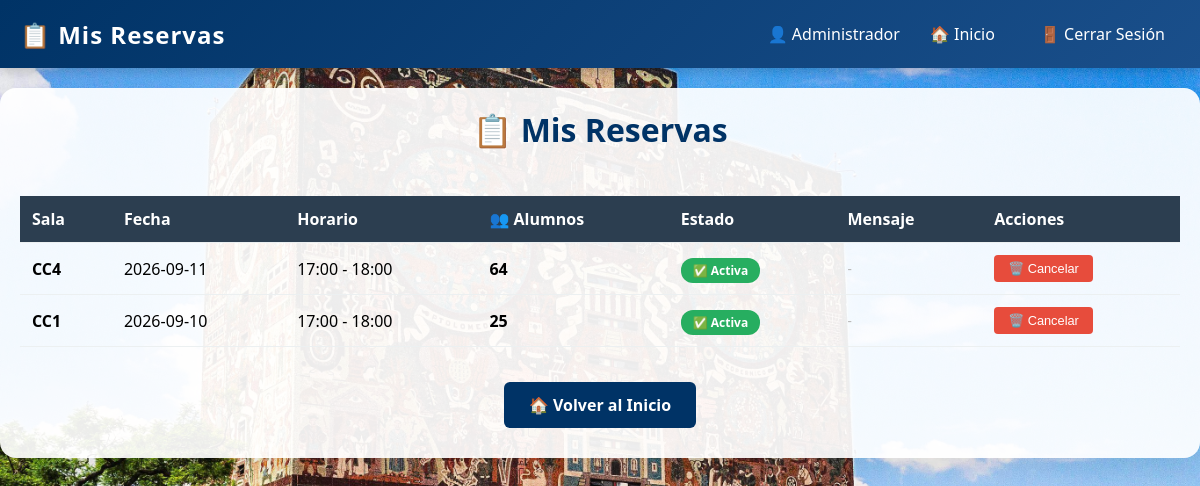
/mis_reservas (signed in), run on the app's committed database.
### tables this page shows
CREATE TABLE reservas (
             id INTEGER PRIMARY KEY AUTOINCREMENT,
             sala_id INTEGER,
             usuario_id INTEGER,
             fecha TEXT,
             hora_inicio TEXT,
             hora_fin TEXT,
             recurrente TEXT DEFAULT 'no',
             estado TEXT DEFAULT 'pendiente',
             mensaje_rechazo TEXT,
             num_alumnos INTEGER DEFAULT 0,
             comentarios TEXT,
             FOREIGN KEY(sala_id) REFERENCES salas(id),
             FOREIGN KEY(usuario_id) REFERENCES usuarios(id));

CREATE TABLE salas (
             id INTEGER PRIMARY KEY AUTOINCREMENT,
             nombre TEXT UNIQUE NOT NULL,
             descripcion TEXT,
             capacidad INTEGER DEFAULT 25);

### app.py (the view)
@app.route('/mis_reservas')
@login_required
def mis_reservas():
    usuario_id = session['usuario_id']
    conn = sqlite3.connect('salas.db')
    c = conn.cursor()
    reservas = c.execute('''SELECT r.id, s.nombre, r.fecha, r.hora_inicio, r.hora_fin,
                                   r.estado, r.mensaje_rechazo, r.num_alumnos, r.comentarios
                            FROM reservas r
                            JOIN salas s ON r.sala_id = s.id
                            WHERE r.usuario_id = ?
                            ORDER BY r.fecha DESC, r.hora_inicio DESC''', (usuario_id,)).fetchall()
    conn.close()
    return render_template('mis_reservas.html',
                         reservas=reservas,
                         usuario=session['usuario_nombre'])

### app.py (called while the page is built)
def login_required(f):
    @wraps(f)
    def decorated_function(*args, **kwargs):
        if 'usuario_id' not in session:
            flash('Por favor, inicia sesión primero', 'warning')
            return redirect(url_for('login'))
        return f(*args, **kwargs)
    return decorated_function

### templates/mis_reservas.html (shortened to what this page needs)
<!DOCTYPE html>
<html lang="es">
<head>
    <link rel="stylesheet" href="/static/style.css">
</head>
<body>
    <nav class="navbar">
        <div class="nav-container">
            <div class="nav-brand">📋 Mis Reservas</div>
            <div class="nav-user">
                <span>👤 {{ usuario }}</span>
                <a href="/" class="nav-link">🏠 Inicio</a>
                <a href="/logout" class="nav-link logout">🚪 Cerrar Sesión</a>
            </div>
        </div>
    </nav>
    <div class="container">
        <h1>📋 Mis Reservas</h1>
        {% if reservas %}
            <div class="table-container">
               <table>
    <thead>
        <tr>
            <th>Sala</th>
            <th>Fecha</th>
            <th>Horario</th>
            <th>👥 Alumnos</th>
            <th>Estado</th>
            <th>Mensaje</th>
            <th>Acciones</th>
        </tr>
    </thead>
    <tbody>
        {% for r in reservas %}
        <tr>
            <td><strong>{{ r[1] }}</strong></td>
            <td>{{ r[2] }}</td>
            <td>{{ r[3] }} - {{ r[4] }}</td>
            <td><strong>{{ r[7] or 'N/A' }}</strong></td>
            <td>
                {% if r[5] == 'pendiente' %}
                    <span class="badge-pendiente">⏳ Pendiente</span>
                {% elif r[5] == 'activa' %}
                    <span class="badge-activa">✅ Activa</span>
                {% elif r[5] == 'rechazada' %}
                    <span class="badge-rechazada">❌ Rechazada</span>
                {% elif r[5] == 'cancelada' %}
                    <span class="badge-cancelada">🗑️ Cancelada</span>
                {% endif %}
            </td>
            <td style="max-width: 200px; font-size: 0.85rem; color: #555;">
                {% if r[6] %}
                    {{ r[6] }}
                {% else %}
                    <span style="color: #bbb;">-</span>
                {% endif %}
            </td>
            <td>
                {% if r[5] == 'pendiente' or r[5] == 'activa' %}
                    <form action="/cancelar/{{ r[0] }}" method="POST"
                          onsubmit="return confirm('¿Cancelar esta reserva?')">
                        <button type="submit" class="btn-cancelar">🗑️ Cancelar</button>
                    </form>
                {% else %}
                    <span style="color: #bbb; font-size: 0.8rem;">Sin acciones</span>
                {% endif %}
            </td>
        </tr>
        {% endfor %}
    </tbody>
</table>
            </div>
        {% else %}
            <div class="mensaje-info" style="text-align: center; padding: 40px;">
                <p style="font-size: 1.2rem;">📭 No tienes reservas</p>
                <p style="color: #888;">Haz clic en <strong>"Inicio"</strong> para reservar una sala</p>
            </div>
        {% endif %}
        <div style="margin-top: 20px; text-align: center;">
            <a href="/" class="btn-primary">🏠 Volver al Inicio</a>
        </div>
    </div>
</body>
</html>

### static/style.css (style rules this page uses)
* { margin: 0; padding: 0; box-sizing: border-box; }
body { font-family: 'Segoe UI', Tahoma, Geneva, Verdana, sans-serif; background: #f0f4f8; min-height: 100vh; }
.navbar { background: linear-gradient(135deg, #003366, #1a4f8b); color: white; padding: 15px 0; box-shadow: 0 4px 12px rgba(0,0,0,0.2); position: sticky; top: 0; z-index: 1000; }
.nav-container { max-width: 1200px; margin: 0 auto; display: flex; justify-content: space-between; align-items: center; padding: 0 20px; flex-wrap: wrap; }
body { background-image: url('/static/images/fondo-institucional.jpg'); background-size: cover; background-attachment: fixed; background-position: center; }
.container { background: rgba(255, 255, 255, 0.92); border-radius: 16px; padding: 20px 20px 30px 20px; box-shadow: 0 8px 32px rgba(0,0,0,0.1); }
.nav-brand { font-size: 1.5rem; font-weight: bold; letter-spacing: 1px; }
.nav-user { display: flex; align-items: center; gap: 15px; flex-wrap: wrap; }
.nav-link { color: white; text-decoration: none; padding: 8px 15px; border-radius: 6px; transition: background 0.3s; }
.container { max-width: 1200px; margin: 20px auto; padding: 0 20px; }
h1 { text-align: center; color: #003366; margin-bottom: 30px; }
.table-container { overflow-x: auto; }
table { width: 100%; border-collapse: collapse; margin: 15px 0; }
table thead { background: #003366; color: white; }
table thead th { color: white; }
table th, table td { padding: 12px 15px; text-align: left; border-bottom: 1px solid #ecf0f1; }
.badge-activa { background: #27ae60; color: white; padding: 3px 10px; border-radius: 12px; font-size: 0.75rem; }
.btn-primary { background: #003366; color: white; border: none; padding: 12px 25px; border-radius: 6px; cursor: pointer; font-weight: bold; transition: all 0.3s; text-decoration: none; display: inline-block; text-align: center; }
.btn-cancelar { background: #e74c3c; color: white; border: none; padding: 6px 14px; border-radius: 4px; cursor: pointer; font-size: 0.85rem; transition: background 0.3s; }
body { font-family: 'Segoe UI', Tahoma, Geneva, Verdana, sans-serif; background: #f0f4f8; min-height: 100vh; background-image: url('/static/images/fondo-institucional.jpg'); background-size: cover; background-attachment: fixed; background-position: center; }
.container { max-width: 1200px; margin: 20px auto; padding: 0 20px; background: rgba(255, 255, 255, 0.92); border-radius: 16px; padding: 20px 20px 30px 20px; box-shadow: 0 8px 32px rgba(0,0,0,0.1); }

### templates/mis_reservas.html (style rules this page uses)
.badge-activa { background: #27ae60; color: white; padding: 4px 12px; border-radius: 12px; font-size: 0.75rem; font-weight: bold; }
.table-container { margin-top: 20px; }
table { width: 100%; border-collapse: collapse; }
table th { background: #2c3e50; color: white; padding: 12px; text-align: left; }
table td { padding: 12px; border-bottom: 1px solid #ecf0f1; vertical-align: middle; }
.btn-cancelar { background: #e74c3c; color: white; border: none; padding: 6px 14px; border-radius: 4px; cursor: pointer; font-size: 0.8rem; transition: background 0.3s; }

### data on the page
reservas: nombre "CC4", fecha "2026-09-11", hora_inicio "17:00", hora_fin "18:00", num_alumnos "64", estado "✅ Activa"
reservas: nombre "CC1", fecha "2026-09-10", hora_inicio "17:00", hora_fin "18:00", num_alumnos "25", estado "✅ Activa"

### other printed values
{{ usuario }} "Administrador"
